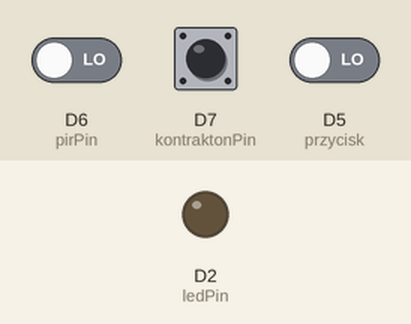
A sketch run on a simulated ESP8266 (NodeMCU). On the bench: output pins drawn as LEDs (lit = HIGH). The inputs (shaded band) are chosen by the test bench; at power-on: D6 (pirPin) LOW, D7 (kontraktonPin) HIGH, D5 (przycisk) LOW. WiFi joins after 1.5 s; servers stay silent unless stated; uploads are accepted with an empty reply.

Above: at 0.0 s.
At 3.8 s:
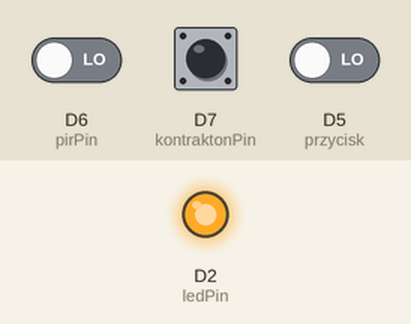
Timing chart, 0 to 5.3 s (numbered marks = the images above):
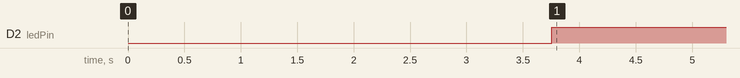

Measured:
- by itself, D2 (ledPin): LOW → HIGH at 3.8 s

The sketch:

modul_A.ino
```cpp
#include <Arduino.h>
#include <ESP8266WiFi.h>
#include <ESP8266WiFiMulti.h>
#include <ESP8266HTTPClient.h>
#include <WiFiClientSecureBearSSL.h>

const char fingerprint[] = "64 3B FA D4 D4 67 0B F6 95 71 90 88 92 D5 BE 86 89 A2 04 3C";
ESP8266WiFiMulti WiFiMulti;


const char *ssid = "*******";
const char *password = "*********";

unsigned long interval=600000;
unsigned long previousMillis=0;


const char *host = "";

///wejścia
const int ledPin = D2;
const int pirPin =D6;
const int kontraktonPin =D7;
const int przycisk= D5;

//test
int sensorID, value;


int przycisklicznik = 1;
int przysciskstan = 0;
int ostatniprzysciskstan = 0;


int kontraktonstan = 0;
int ostatnikontraktonstan = 0;
int pirstan=0;
int ostatnipirstan=0;
char ip = 0;

void setup() {
  pinMode(przycisk, INPUT);
  pinMode(kontraktonPin, INPUT_PULLUP);
  pinMode(ledPin, OUTPUT);
  pinMode(pirPin, INPUT);
  delay(1000);
  WiFi.mode(WIFI_OFF);
  delay(1000);
  WiFi.mode(WIFI_STA);

  WiFiMulti.addAP("", "");
  while ((WiFiMulti.run()!= WL_CONNECTED)) {
    digitalWrite(ledPin, HIGH);
    delay(200);
    digitalWrite(ledPin, LOW);
    delay(200);
  }

}

void loop() {
 unsigned long currentMillis = millis();
 if ((unsigned long)(currentMillis - previousMillis) >= interval) {
  previousMillis = millis();
sensorID=3;
value=ip;
post();
 }


 przysciskstan = digitalRead(przycisk);
  if (przysciskstan != ostatniprzysciskstan) {
    if (przysciskstan == HIGH) {
      przycisklicznik++;
    } else {
    }
    delay(50);
  }
  ostatniprzysciskstan = przysciskstan;
//=====================ALARM===================================================================
  if (przycisklicznik % 2 == 0) {
    digitalWrite(ledPin, HIGH);
  } else {
    digitalWrite(ledPin, LOW);
  }

//=====================KONTRAKTON===================================================================
int kontraktonstan = digitalRead(kontraktonPin);
  if (kontraktonstan != ostatnikontraktonstan) {
    if (kontraktonstan == HIGH) {
      if (przycisklicznik% 2!=0){
       przycisklicznik++;
       }
    } else {
    }
    delay(50);
     sensorID=4;
     value=kontraktonstan;
    post();
  }
  ostatnikontraktonstan = kontraktonstan;
//=====================PIR===================================================================
 pirstan = digitalRead(pirPin);
  if (pirstan != ostatnipirstan) {
    if (pirstan == HIGH) {
    } else {
    }
    delay(50);
     sensorID=5;
     value=pirstan;
post();
  }
  ostatnipirstan = pirstan;

}
void post(){
std::unique_ptr<BearSSL::WiFiClientSecure>client(new BearSSL::WiFiClientSecure);
HTTPClient https;
 String Stringsensorvalue, module, sensor, postData;
   sensor=String(sensorID);
  Stringsensorvalue = String(value);
  module = "A";

  postData = "value=" + Stringsensorvalue + "&module=" + module + "&sensor=" + sensor;
  client->setFingerprint(fingerprint);
  https.begin(*client, "");
  https.addHeader("Content-Type", "application/x-www-form-urlencoded");
  int httpCode = https.POST(postData);
  https.end();
  }
```
